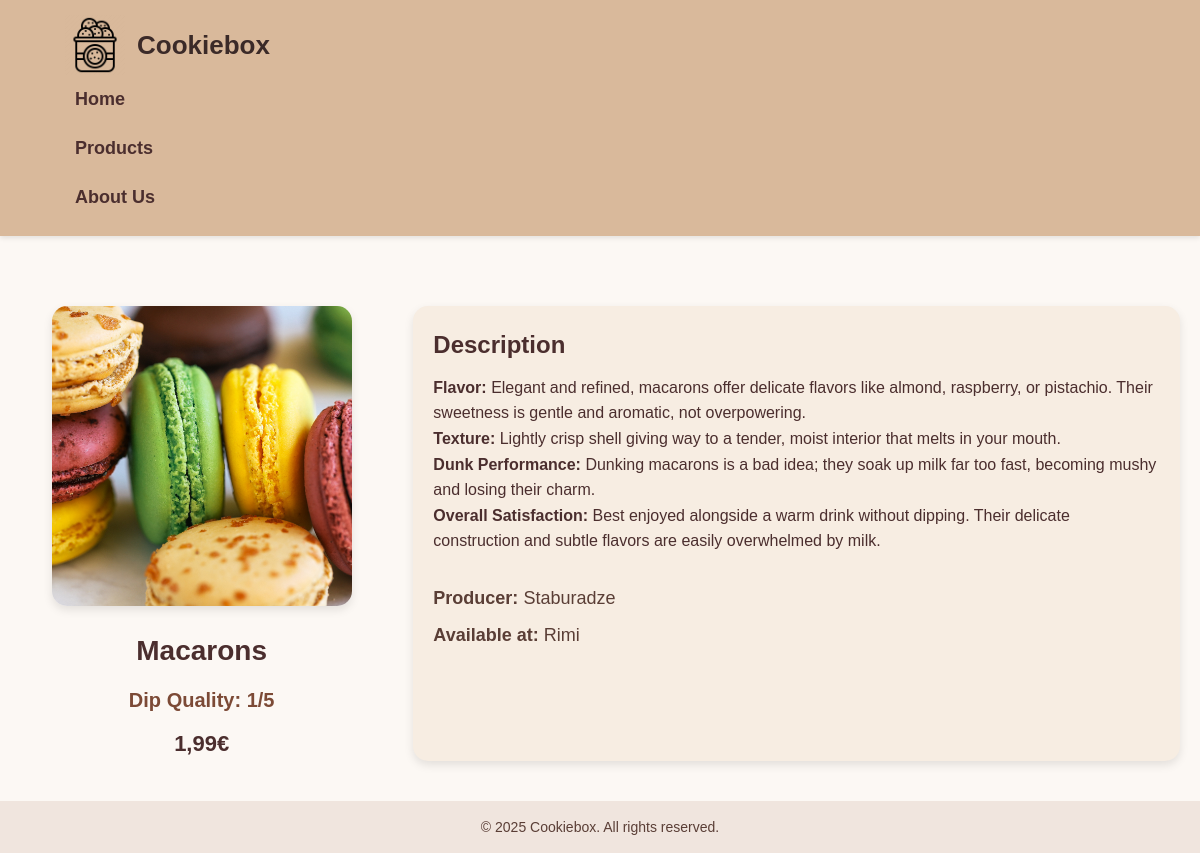
The app's page /product/4 with its own data.
### tables this page shows
CREATE TABLE products (
	id INTEGER NOT NULL PRIMARY KEY AUTOINCREMENT,
	name TEXT NOT NULL,
	price REAL NOT NULL,
	image TEXT,
	producer_id INTEGER NOT NULL,
	shop_id INTEGER, dip_id INTEGER, description TEXT,
	CONSTRAINT products_producers_FK FOREIGN KEY (id) REFERENCES producers(id),
	CONSTRAINT products_shops_FK FOREIGN KEY (id) REFERENCES shops(id),
	CONSTRAINT products_dipping_quality_FK FOREIGN KEY (id) REFERENCES dipping_quality(id)
);

CREATE TABLE dipping_quality (
	id INTEGER NOT NULL PRIMARY KEY AUTOINCREMENT,
	dipping_quality INTEGER NOT NULL
);

CREATE TABLE producers (
	id INTEGER NOT NULL PRIMARY KEY AUTOINCREMENT,
	name TEXT NOT NULL
);

CREATE TABLE shops (
	id INTEGER NOT NULL PRIMARY KEY AUTOINCREMENT,
	name TEXT NOT NULL
);

### app.py (the view)
@app.route("/product/<int:product_id>")
def products_show(product_id):
    conn = get_db_connection()
    product = conn.execute(
        """
        SELECT
            products.*,
            producers.name AS producer_name,
            shops.name AS shop_name,
            dipping_quality.dipping_quality AS dip_quality
        FROM products
        LEFT JOIN producers ON products.producer_id = producers.id
        LEFT JOIN shops ON products.shop_id = shops.id
        LEFT JOIN dipping_quality ON products.dip_id = dipping_quality.id
        WHERE products.id = ?
        """,
        (product_id,)
    ).fetchone()
    conn.close()
    return render_template("products_show.html", product=product)

### app.py (called while the page is built)
def get_db_connection():
    db = Path(__file__).parent / "Cepumkaste.db"
    conn = sqlite3.connect(db)
    conn.row_factory = sqlite3.Row
    return conn

### templates/products_show.html (shortened to what this page needs)
{% extends "base.html" %}
{% block content %}
<div class="product-detail">
    <div class="product-image-section">
        <img src="{{ url_for('static', filename='images/products/' + product.image) }}" alt="{{ product.name }}" class="product-image">
        <h2 class="product-name">{{ product.name }}</h2>
        <p class="dip-quality">Dip Quality: {{ product.dip_quality }}/5</p>
        <p class="product-price">{{ product.price }}€</p>
    </div>
    <div class="product-description-section">
        <h3>Description</h3>
        <p>{{product.description.replace('\\n', '<br>') | safe}}</p>
        <div class="product-info-bottom">
            <p><strong>Producer:</strong> {{ product.producer_name }}</p>
            <p><strong>Available at:</strong> {{ product.shop_name }}</p>
        </div>
    </div>
</div>
{% endblock %}

### static/style.css (style rules this page uses)
* { margin: 0; padding: 0; box-sizing: border-box; }
body { font-family: 'Poppins', Arial, sans-serif; background-color: #fcf8f4; color: #4b2e2e; line-height: 1.6; }
.product-detail { display: flex; flex-wrap: wrap; gap: 30px; margin-top: 30px; }
.product-image-section { flex: 1; min-width: 300px; text-align: center; }
.product-image { width: 300px; height: 300px; object-fit: cover; border-radius: 15px; box-shadow: 0 4px 10px rgba(0,0,0,0.1); }
.product-name { font-size: 28px; margin-top: 15px; color: #4b2e2e; }
.dip-quality { font-size: 20px; font-weight: 600; margin-top: 10px; color: #7c4a36; }
.product-price { font-size: 22px; font-weight: bold; margin-top: 10px; color: #4b2e2e; }
.product-description-section { flex: 2; min-width: 300px; background-color: #f7ede2; padding: 20px; border-radius: 15px; box-shadow: 0 4px 10px rgba(0,0,0,0.1); }
.product-description-section h3 { margin-bottom: 10px; font-size: 24px; color: #4b2e2e; }
.product-info-bottom { margin-top: 30px; }
.product-info-bottom p { margin-bottom: 8px; font-size: 18px; color: #5a3e36; }

### records on screen
products: image (picture), name "Macarons", price "1,99", description.replace "Flavor: Elegant and refined, macarons offer delicate flavors like almond, raspberry, or pistachio. Their sweetness is gentle and aromatic, not overpowering. Texture: Lightly crisp shell giving way to a tender, moist interior that melts in your mouth. Dunk Performance: Dunking macarons is a bad idea; they soak up milk far too fast, becoming mushy and losing their charm. Overall Satisfaction: Best enjoyed alongside a warm drink without dipping. Their delicate construction and subtle flavors are easily overwhelmed by milk."
dipping_quality: dip_quality "1"
producers: producer_name "Staburadze"
shops: shop_name "Rimi"
